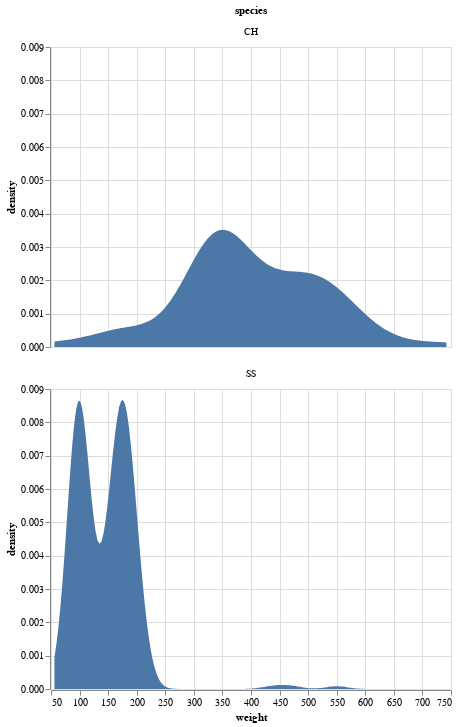

The code cell stored with this chart in its notebook:
### Markdown cell above
### Question 4

<div class="alert alert-info" style="color:black">

In our density plot above,
we can see that there are 3-4 peaks in the distribution.
This is often an indication that there are subgroups within our data.
We could possibly identify some of these subgroups
by dividing the data according to its categorical variables.

Explore the data to find a categorical variable that can explain the two major sections in the data,
   one around 50-250 (that has the first two peaks) and one around 250-400 (that has the smaller peaks).
   Use this variable to creat a faceted chart that contains a single column of vertically stacked plots.

</div>

_Points:_ 6

### Code cell
density_facets = alt.Chart(hawks).transform_density(
    'weight',
    groupby=['species'],
    as_=['weight', 'density'],
).mark_area().encode(
    x="weight:Q",
    y='density:Q',
).facet(
    'species',
    columns=1
)
# Show the plot
density_facets

### Figure 1 — Vega-Lite specification as saved in the notebook (floating-point values rounded to 4 significant figures; data arrays with more than 128 entries replaced by an {"elided": "..."} marker saying what was removed)
{"$schema": "https://vega.github.io/schema/vega-lite/v4.17.0.json", "columns": 1, "config": {"view": {"continuousHeight": 300, "continuousWidth": 400}}, "data": {"name": "data-805c8845f54453ded61c4b4309b6593e"}, "datasets": {"data-805c8845f54453ded61c4b4309b6593e": {"elided": "314 records"}}, "facet": {"field": "species", "type": "nominal"}, "spec": {"encoding": {"x": {"field": "weight", "type": "quantitative"}, "y": {"field": "density", "type": "quantitative"}}, "mark": "area", "transform": [{"as": ["weight", "density"], "density": "weight", "groupby": ["species"]}]}}
